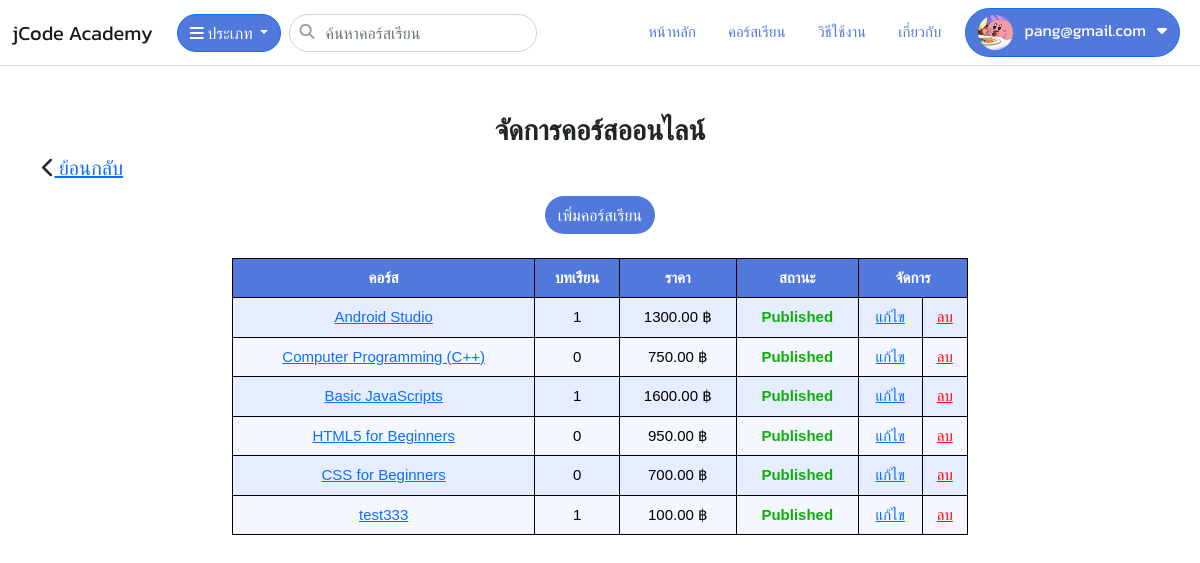
The app's page /video/course/ (signed in) with its own data.
### app/models.py (models this page shows, shortened)
class Member(models.Model):
    user = models.ForeignKey(User, on_delete=models.CASCADE)
    user_code = models.CharField(max_length=50)
    Profile_image = models.FileField(upload_to='Profile', null=True, blank=True)
    description = models.TextField(null=True, blank=True)

### video/models.py (models this page shows, shortened)
class Video(models.Model):
    member = models.ForeignKey(Member,null=True, blank=True, on_delete=models.CASCADE)
    name = models.CharField(max_length=250)
    slug = models.SlugField(max_length=450)
    description = models.TextField(null=True, blank=True)
    image = models.FileField(upload_to='video', null=True, blank=True)
    videoexample=models.FileField(upload_to='video/example', null=True, blank=True)
    category = models.ForeignKey(Category, null=True, blank=True, on_delete=models.SET_NULL)
    category_sub = models.ForeignKey(CategorySub, null=True, blank=True, on_delete=models.SET_NULL)
    price = models.DecimalField(max_digits=15, decimal_places=2, null=True, blank=True, default=0)
    price_before = models.DecimalField(max_digits=15, decimal_places=2, null=True, blank=True, default=0)
    published = models.BooleanField(default=False)
    created = models.DateTimeField(auto_now_add=True)
    updated = models.DateTimeField(auto_now=True)

### video/views.py (the view)
# urls.py: path("course/", views.management_course, name='management_course'),
def management_course(request):
    videos = Video.objects.filter(member__user=request.user.id)
    return render(request,'video/course.html',{"video_list":videos})

### app/context_processors1.py (called while the page is built)
def category_list(request):
    categories = Category.objects.all()
    category_subs = CategorySub.objects.all().order_by('category')
    context = {
        'category_list':categories,
        'subcategory_list':category_subs,
    }
    return context

def member_list(request):
    members=Member.objects.filter(user_id=request.user.id).first()
    context={
        'member_list':members
    }
    return context

### app/loginemail.py (called while the page is built)
    def get_user(self, user_id):
        try:
            return User.objects.get(pk=user_id)
        except User.DoesNotExist:
            return None

### app/models.py (called while the page is built)
    def __str__(self):
        return self.name

### templates/video/course.html (shortened to what this page needs)
{% extends "layout/base.html" %}
{% block content %}
<div class="container">
    <div class="row">
        <h3 style="text-align: center;"><b>จัดการคอร์สออนไลน์</b></h3>
        <h5 style="float: left;"><i class="fa fa-chevron-left"></i><a href="{% url 'video:index' %}"> ย้อนกลับ</a></h5>
        <div class="col-lg-8 offset-lg-2">
            <div style="text-align: center;">
              <a class="btn btn-createcourse mt-2" href="{% url 'video:video_add'  %}">เพิ่มคอร์สเรียน</a>
            </div>
           <table class="manage_course my-4">
            <tr>
              <th>คอร์ส</th>
              <th>บทเรียน</th>
              <th>ราคา</th>
              <th>สถานะ</th>
              <th colspan="2">จัดการ</th>
            </tr>
            {% for video in video_list %}
            <tr>
              <td><a href="{% url 'video:management_chapter'  %}?courseid={{video.id}}">{{ video.name }}</a></td>
              <td>{{ video.videolesson_set.count }}</td>
              <td>{{ video.price }} ฿</td>
              {% if video.published == True%}
              <td style="color: #0CB009;"><b>Published</b></td>
              {% elif video.published == False %}
              <td style="color: #FF0404;"><b>No Published</b></td>
              {% endif %}
              <td><a href="{% url 'video:update_course' id=video.id %}">แก้ไข</a></td>
              <td><a href="javascript:deletecourse({{video.id}})" style="color: #FF0404;">ลบ</a></td>
            </tr>
            {% endfor %}
          </table>
        </div>
    </div>
</div>
{% endblock %}

### templates/layout/base.html (shortened to what this page needs)
<!DOCTYPE html>
<html lang="en">
<head>
  <link href="https://cdn.jsdelivr.net/npm/bootstrap@5.0.2/dist/css/bootstrap.min.css" rel="stylesheet">
  <link href="https://cdnjs.cloudflare.com/ajax/libs/font-awesome/6.2.1/css/all.min.css" rel="stylesheet">
  <link href="https://cdn.jsdelivr.net/npm/sweetalert2@11.7.1/dist/sweetalert2.min.css" rel="stylesheet">
  {% load static %}
  <link rel="stylesheet" href="{% static 'css/style.css' %}">
</head>
<body>
  <nav class="navbar navbar-expand-md navbar-light  bg-white border-bottom mb-5">
    <div class="container-fluid">
      <a class="navbar-brand" href="{% url 'app:index' %}">jCode Academy</a>
      <div class="collapse navbar-collapse" id="navbarCollapse">
        <div class="d-flex">
          <div class="dropdown">
            <button class="btn btn-primary btn-category dropdown-toggle mx-2" type="button" id="dropdownMenuButton"
              data-toggle="dropdown" aria-expanded="false">
              <i class="fa fa-bars"></i> ประเภท
            </button>
            {% regroup subcategory_list by category as category_list1 %}
          </div>
        <div class="navbar-search">
          <i class="fa fa-search"></i>
        <input type="text" class="form-control" placeholder="ค้นหาคอร์สเรียน">
      </div>
    </div>
        <ul class="navbar-nav ms-auto mb-2 mb-md-0">
          <li class="nav-item mx-2">
            <a class="nav-link " aria-current="page" href="{% url 'app:index' %}">หน้าหลัก</a>
          </li>
          <li class="nav-item mx-2">
            <a class="nav-link" href="{% url 'video:index' %}">คอร์สเรียน</a>
          </li>
          <li class="nav-item mx-2">
            <a class="nav-link" href="#">วิธีใช้งาน</a>
          </li>
          <li class="nav-item mx-2">
            <a class="nav-link" href="#">เกี่ยวกับ</a>
          </li>
        </ul>
        {% if user.is_authenticated %}
        <div class="dropdown">
          <button class="btn btn-primary btn-profile dropdown mx-2" type="button" id="dropdownMenuButton"
            data-toggle="dropdown" aria-expanded="false">
            <div class="profile_img" >
              {% if member_list.Profile_image %}
              <img src="{{member_list.Profile_image.url}}" alt="" > &nbsp;
              {% endif %}
              {{request.user.email}} &nbsp;
              <i class="fa-solid fa-caret-down"></i>
            </div>
          </button>
        </div>
        {% endif %}
      </div>
    </div>
  </nav>
  <div class="container-fluid">
    {% block content %}{% endblock %}
  </div>
</body>
</html>

### static/css/style.css (style rules this page uses)
body { font-size: 15px; background-color: rgb(255, 255, 255); font-family: 'Kanit', sans-serif; }
.navbar-nav .nav-item .nav-link { color: #5179DC; }
.navbar-search { position: relative; }
.navbar-search .fa { position: absolute; left: 10px; top:10px; color: rgb(155, 155, 155); }
.navbar-search .form-control { padding-left:35px ; font-weight: 300; border-radius: 20px; }
.profile_img img { width: 35px; height: 35px; border-radius: 50%; }
.btn-category { color: rgb(255, 255, 255); background-color: #5179DC; border-radius: 20px; }
table { font-family: arial, sans-serif; border-collapse: collapse; width: 100%; background-color: #5179DC; color: #FFF; }
th { border: 1px solid #000000; background-color: #5179DC; text-align: center; padding: 8px; color: #FFF; }
td { border: 1px solid #000000; text-align: center; padding: 8px; color: rgb(0, 0, 0); }
tr:nth-child(even) { background-color: #E5EDFF; color: #000; }
tr:nth-child(odd) { background-color: #F4F7FF; color: #000; }
.btn-createcourse { background-color: #5179DC; color: #FFF; font-size: 16px; border-radius: 30px; }
.btn-profile { color: rgb(255, 255, 255); background-color: #5179DC; border-radius: 30px; }

### records on screen
Member: Profile_image (picture)
Video: name "Android Studio", videolesson_set.count "1", price "1300.00", published "Published"
Video: name "Computer Programming (C++)", videolesson_set.count "0", price "750.00", published "Published"
Video: name "Basic JavaScripts", videolesson_set.count "1", price "1600.00", published "Published"
Video: name "HTML5 for Beginners", videolesson_set.count "0", price "950.00", published "Published"
Video: name "CSS for Beginners", videolesson_set.count "0", price "700.00", published "Published"
Video: name "test333", videolesson_set.count "1", price "100.00", published "Published"

### other values on screen
{{ request.user.email }} "pang@gmail.com"
